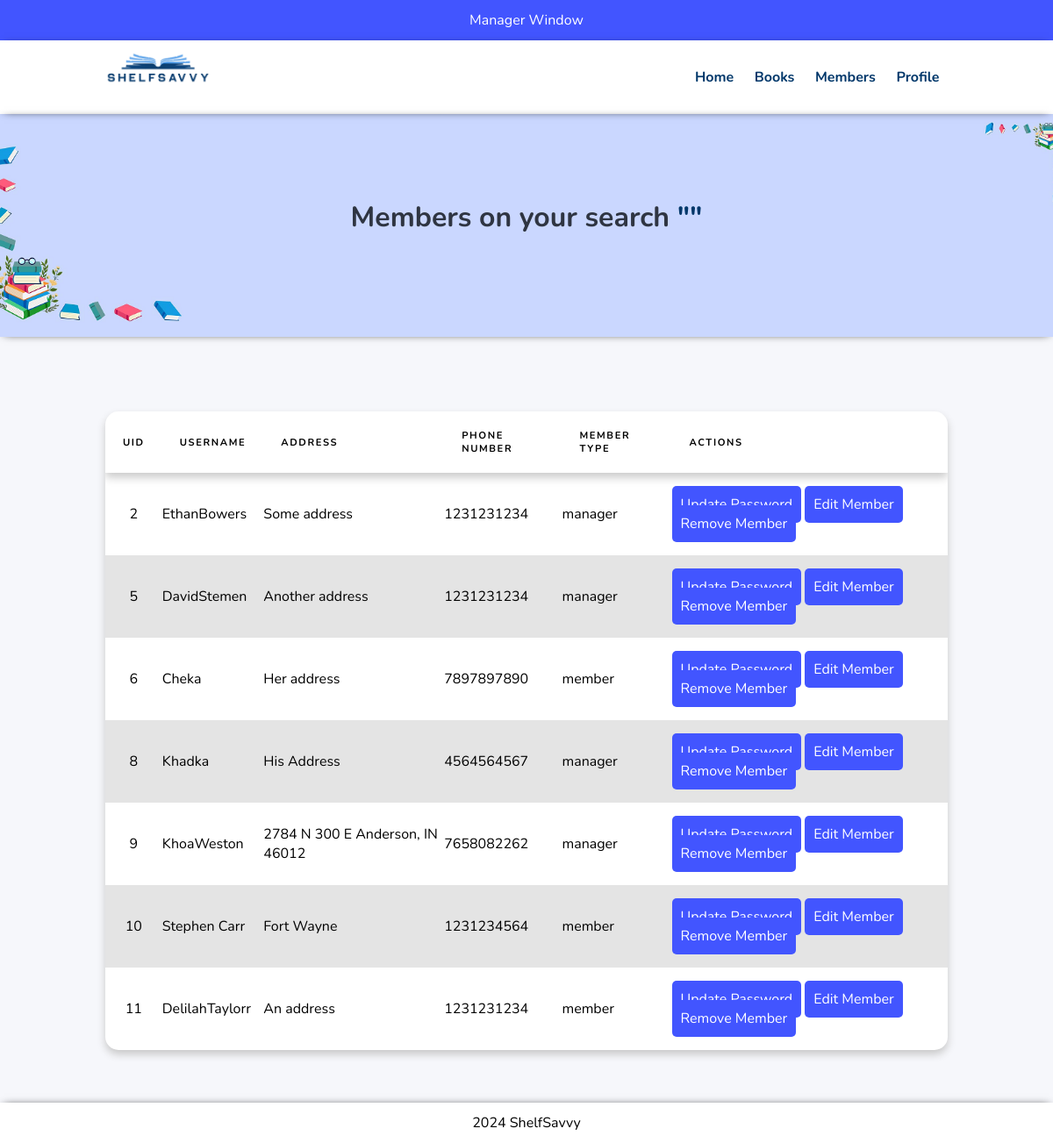
/manager/search-members.php (signed in), run on an earlier commit of the app's database.
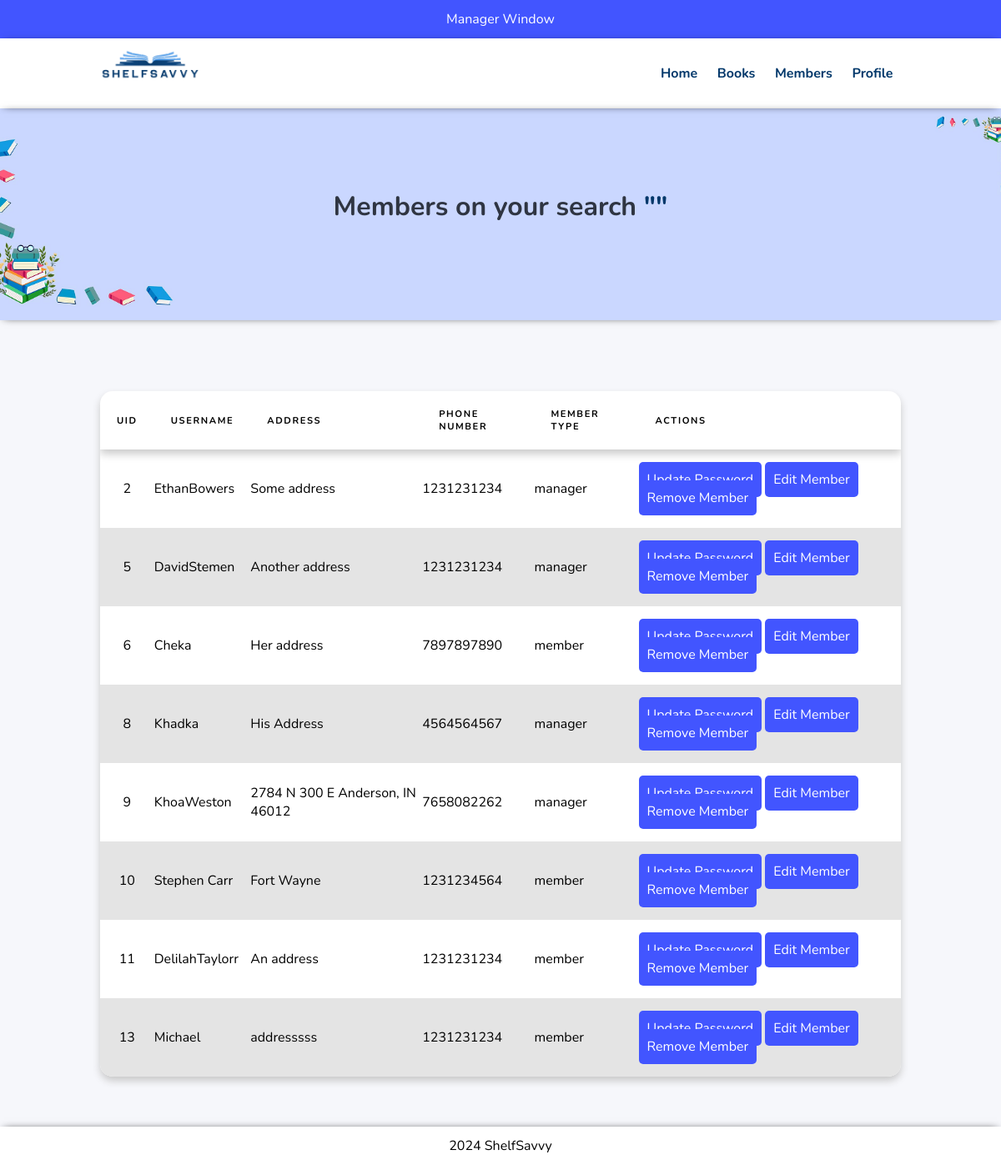
And on a later commit of the database.
### tables this page shows
CREATE TABLE `user` (
  `Username` varchar(50) NOT NULL,
  `Password` varchar(255) NOT NULL,
  `MemberType` varchar(20) NOT NULL,
  `BooksOut` int(2) NOT NULL,
  `UID` int(10) NOT NULL,
  `Address` varchar(50) NOT NULL,
  `PhoneNum` bigint(10) NOT NULL
);

### manager/search-members.php (the view, shortened to what this page needs)
<?php include('partials/header.php'); ?>
    <section class="book-search text-center">
        <div class="container">
            <?php
                $search = $_POST['search'];
            ?>
            <h2 class="">Members on your search <a href="<?php echo SITEURL; ?>manager/member-list.php" class="">"<?php echo $search;?>"</a></h2>
        </div>
    </section>
    <section class="page-container">
        <div class="container">
            <table class="tbl-list">
                <thead>
                    <tr>
                        <th>UID</th>
                        <th>Username</th>
                        <th>Address</th>
                        <th>Phone Number</th>
                        <th>Member Type</th>
                        <th>Actions</th>
                    </tr>
                </thead>
                <?php
                    $sql = "SELECT * FROM user WHERE
                    Username LIKE '%$search%' OR
                    MemberType LIKE '%$search%'";
                    $res = mysqli_query($conn, $sql);
                    if($res==TRUE){
                        $count = mysqli_num_rows($res);
                        if($count>0){
                            while($rows=mysqli_fetch_assoc($res)){
                                $id = $rows['UID'];
                                $username = $rows['Username'];
                                $address = $rows['Address'];
                                $phone_num = $rows['PhoneNum'];
                                $member_type = $rows['MemberType'];
                                ?>
                                <tr>
                                    <td class="col-id"><?php echo $id; ?></td>
                                    <td><?php echo $username; ?></td>
                                    <td><?php echo $address; ?></td>
                                    <td><?php echo $phone_num; ?></td>
                                    <td><?php echo $member_type; ?></td>
                                    <td>
                                        <a href="<?php echo SITEURL; ?>manager/update-password.php?id=<?php echo $id; ?>" class="btn btn-primary">Update Password</a>
                                        <a href="<?php echo SITEURL; ?>manager/edit-member.php?id=<?php echo $id; ?>" class="btn btn-primary">Edit Member</a>
                                        <a href="<?php echo SITEURL; ?>manager/remove-member.php?id=<?php echo $id; ?>" class="btn btn-primary">Remove Member</a>
                                    </td>
                                </tr>
                                <?php
                            }
                        }else{
                        }
                    }
                ?>
            </table>
        </div>
    </section>
    <?php include('partials/footer.php'); ?>

What changed in the data, as far as the page shows it:
added user: UID "13", Username "Michael", Address "addresssss", PhoneNum "1231231234", MemberType "member"
